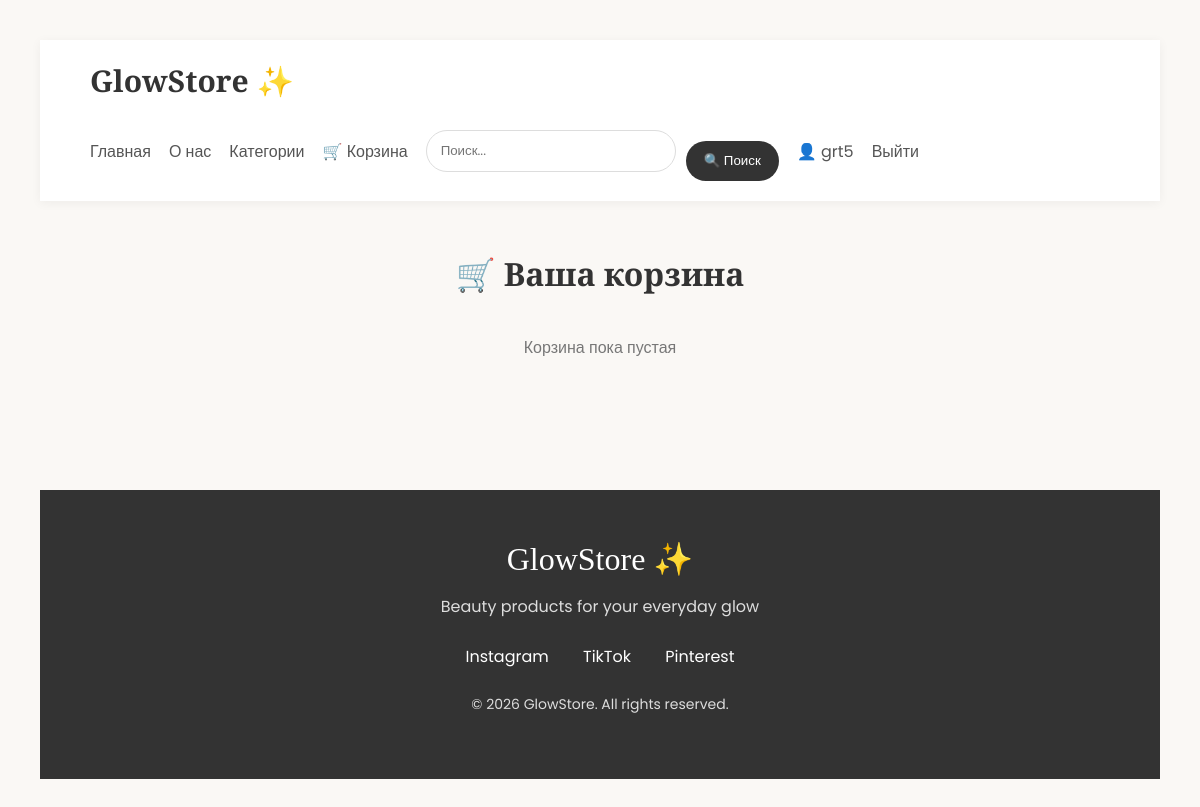
Page /cart/ (signed in) on the earlier database version.
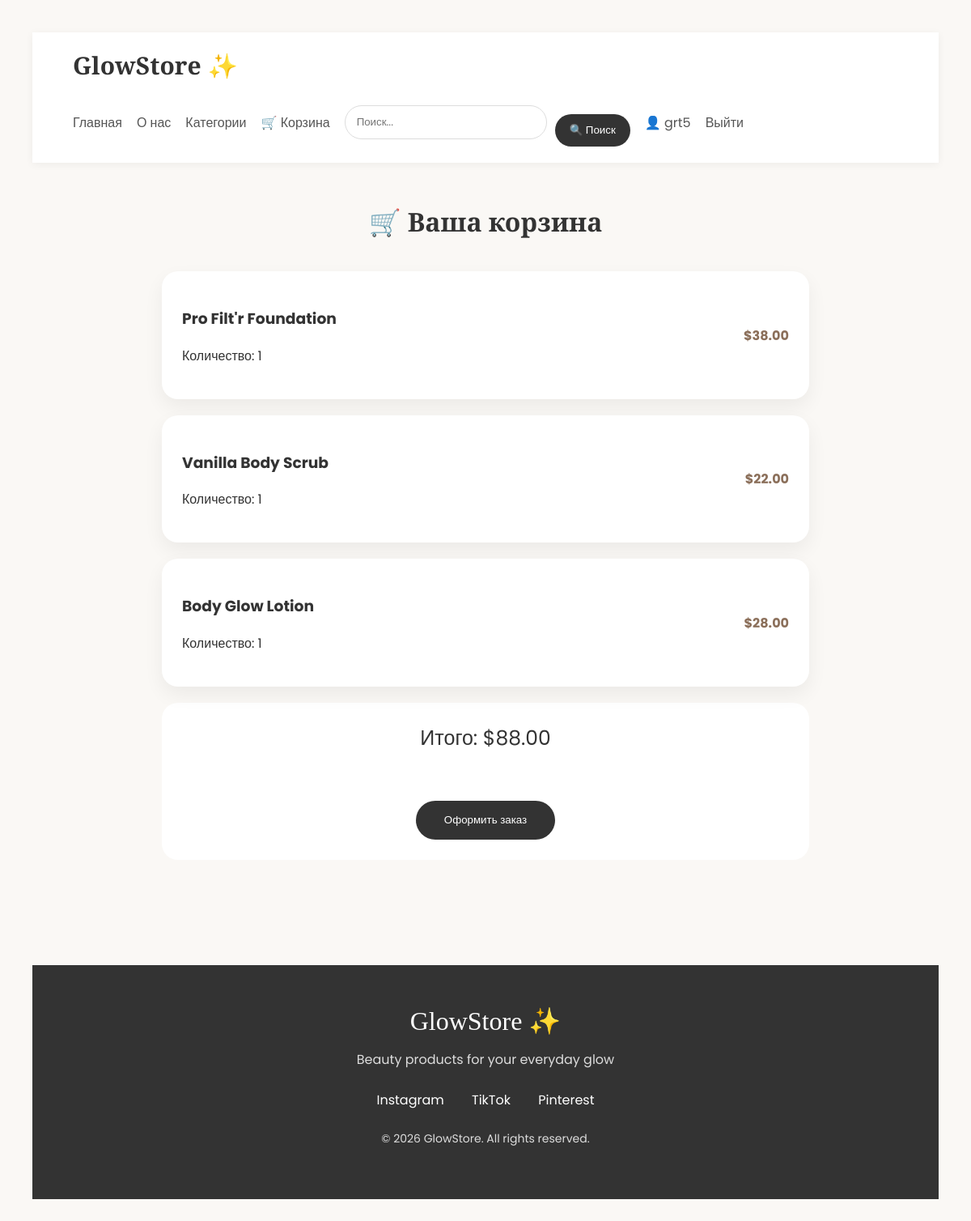
Same page on the later database version.
### cart/models.py (models this page shows, shortened)
class CartItem(models.Model):
    user = models.ForeignKey(
        User,
        on_delete=models.CASCADE,
        null=True,
        blank=True
    )
    product = models.ForeignKey(
        Product,
        on_delete=models.CASCADE
    )
    quantity = models.PositiveIntegerField(default=1)
    def total_price(self):
        return self.product.price * self.quantity

### products/models.py (models this page shows, shortened)
class Product(models.Model):
    owner = models.ForeignKey(
        User,
        on_delete=models.CASCADE,
        null=True,
        blank=True
    )
    name = models.CharField(
        max_length=200
    )
    description = models.TextField()
    price = models.DecimalField(
        max_digits=8,
        decimal_places=2
    )
    image = models.ImageField(
        upload_to='products/'
    )
    brand = models.CharField(
        max_length=100
    )
    category = models.ForeignKey(
        Category,
        on_delete=models.CASCADE,
        related_name='products'
    )
    stock = models.PositiveIntegerField(
        default=0
    )
    created_at = models.DateTimeField(
        auto_now_add=True
    )

### cart/views.py (the view)
# urls.py: path('', views.cart_view, name='cart_view'),
@login_required
def cart_view(request):
    items = CartItem.objects.filter(user=request.user)
    total = sum(item.total_price() for item in items)
    context = {
        'items': items,
        'total': total,
    }
    return render(request, 'cart/cart.html', context)

### cart/templates/cart/cart.html (shortened to what this page needs)
{% extends 'base.html' %}
{% block content %}
<h1>
    🛒 Ваша корзина
</h1>
<div class="cart">
    {% for item in items %}
    <div class="item">
        <div>
            <h3>
                {{ item.product.name }}
            </h3>
            <p>
                Количество: {{ item.quantity }}
            </p>
        </div>
        <div class="price">
            ${{ item.total_price }}
        </div>
    </div>
    {% empty %}
    <p style="text-align: center; color: #777;">
        Корзина пока пустая
    </p>
    {% endfor %}
    {% if items %}
    <div class="total">
        Итого: ${{ total }}
        <br><br>
        <a href="{% url 'checkout' %}">
            <button>
                Оформить заказ
            </button>
        </a>
    </div>
    {% endif %}
</div>
{% endblock %}

### templates/base.html (shortened to what this page needs)
<!DOCTYPE html>
<html lang="ru">
<head>
</head>
<body>
<nav>
    <div class="logo">
        GlowStore ✨
    </div>
    <div class="nav-links">
        <a href="/">Главная</a>
        <a href="{% url 'about' %}">
            О нас
        </a>
        <a href="/">Категории</a>
        <a href="/cart/">🛒 Корзина</a>
        <form class="search-form" action="{% url 'search_products' %}" method="get">
            <input
                    type="text"
                    name="q"
                    placeholder="Поиск..."
                    value="{{ request.GET.q }}"
            >
            <button type="submit">
                🔍 Поиск
            </button>
        </form>
        {% if user.is_authenticated %}
        <a href="#">👤 {{ user.username }}</a>
        <a href="{% url 'logout' %}">
            Выйти
        </a>
        {% endif %}
    </div>
</nav>
<div class="content">
    {% block content %}
    {% endblock %}
</div>
<footer>
    <div class="footer-logo">
        GlowStore ✨
    </div>
    <p>
        Beauty products for your everyday glow
    </p>
    <div class="socials">
        <a href="#">
            Instagram
        </a>
        <a href="#">
            TikTok
        </a>
        <a href="#">
            Pinterest
        </a>
    </div>
    <p class="copyright">
        © 2026 GlowStore. All rights reserved.
    </p>
</footer>
</body>
</html>

### templates/base.html (style rules this page uses)
body { margin: 0; background: #faf8f5; font-family: 'Poppins', sans-serif; }
nav { background: white; padding: 20px 50px; display: flex; justify-content: space-between; align-items: center; flex-wrap: wrap; gap: 20px; box-shadow: 0 2px 10px rgba(0, 0, 0, .05); }
.logo { font-family: 'Playfair Display', serif; font-size: 30px; color: #333; font-weight: 600; }
.nav-links { display: flex; align-items: center; flex-wrap: wrap; gap: 18px; }
.nav-links a { text-decoration: none; color: #555; transition: .3s; }
.search-form { display: flex; align-items: center; gap: 10px; }
.search-form input { padding: 10px 14px; border: 1px solid #ddd; border-radius: 25px; width: 220px; font-family: 'Poppins', sans-serif; }
.search-form button { border: none; background: #333; color: white; padding: 10px 18px; border-radius: 25px; cursor: pointer; transition: .3s; font-family: 'Poppins', sans-serif; }
.content { padding: 30px; }
footer { background: #333; color: white; text-align: center; padding: 50px 20px; margin-top: 60px; }
.footer-logo { font-family: 'Playfair Display', serif; font-size: 32px; margin-bottom: 15px; }
footer p { color: #ddd; }
.socials { margin: 25px 0; }
.socials a { color: white; text-decoration: none; margin: 0 15px; transition: .3s; }
.copyright { font-size: 14px; margin-top: 25px; }

### cart/templates/cart/cart.html (style rules this page uses)
body { background: #faf8f5; font-family: 'Poppins', sans-serif; padding: 40px; color: #333; }
h1 { font-family: 'Playfair Display', serif; text-align: center; }
.cart { max-width: 800px; margin: 40px auto; }
.item { background: white; padding: 25px; margin-bottom: 20px; border-radius: 20px; display: flex; justify-content: space-between; box-shadow: 0 10px 25px rgba(0, 0, 0, 0.06); position: relative; transition: transform 0.2s ease, box-shadow 0.2s ease; }
.price { color: #8b6f5a; font-weight: bold; display: flex; align-items: center; }
.total { background: white; padding: 25px; border-radius: 20px; text-align: center; font-size: 25px; }
button { background: #333; color: white; border: none; padding: 14px 35px; border-radius: 30px; font-family: 'Poppins', sans-serif; cursor: pointer; margin-top: 20px; }

Differences in the rows shown:
added CartItem: product.name "Pro Filt'r Foundation", quantity "1", total_price "38.00"
added CartItem: product.name "Vanilla Body Scrub", quantity "1", total_price "22.00"
added CartItem: product.name "Body Glow Lotion", quantity "1", total_price "28.00"
Other differences:
{{ total }}: (not shown) → "88.00"
text no longer shown: "Корзина пока пустая"
text now shown: "Итого: $ Оформить заказ"
